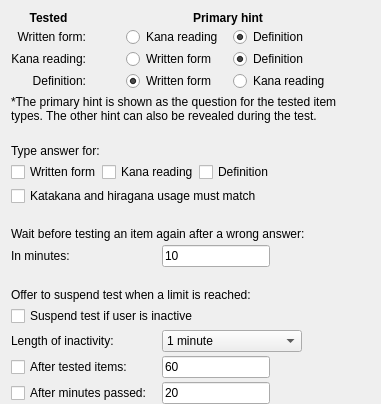
            <widget class="QWidget" name="studyItemPage">
             <property name="sizePolicy">
              <sizepolicy hsizetype="Expanding" vsizetype="Expanding">
               <horstretch>0</horstretch>
               <verstretch>0</verstretch>
              </sizepolicy>
             </property>
             <layout class="QFormLayout" name="formLayout_11">
              <property name="horizontalSpacing">
               <number>10</number>
              </property>
              <property name="verticalSpacing">
               <number>4</number>
              </property>
              <property name="bottomMargin">
               <number>0</number>
              </property>
              <item row="0" column="0" colspan="2">
               <widget class="QWidget" name="widget_7" native="true">
                <layout class="QGridLayout" name="gridLayout">
                 <property name="leftMargin">
                  <number>0</number>
                 </property>
                 <property name="topMargin">
                  <number>0</number>
                 </property>
                 <property name="rightMargin">
                  <number>0</number>
                 </property>
                 <property name="bottomMargin">
                  <number>0</number>
                 </property>
                 <property name="horizontalSpacing">
                  <number>10</number>
                 </property>
                 <property name="verticalSpacing">
                  <number>2</number>
                 </property>
                 <item row="1" column="3">
                  <widget class="QRadioButton" name="kanjiDefRadio">
                   <property name="text">
                    <string>Definition</string>
                   </property>
                   <property name="checked">
                    <bool>true</bool>
                   </property>
                   <attribute name="buttonGroup">
                    <string notr="true">buttonGroup</string>
                   </attribute>
                  </widget>
                 </item>
                 <item row="1" column="2">
                  <widget class="QRadioButton" name="kanjiKanaRadio">
                   <property name="text">
                    <string>Kana reading</string>
                   </property>
                   <attribute name="buttonGroup">
                    <string notr="true">buttonGroup</string>
                   </attribute>
                  </widget>
                 </item>
                 <item row="3" column="2">
                  <widget class="QRadioButton" name="defKanjiRadio">
                   <property name="text">
                    <string>Written form</string>
                   </property>
                   <property name="checked">
                    <bool>true</bool>
                   </property>
                   <attribute name="buttonGroup">
                    <string notr="true">buttonGroup_3</string>
                   </attribute>
                  </widget>
                 </item>
                 <item row="1" column="0">
                  <widget class="QLabel" name="label_86">
                   <property name="text">
                    <string>Written form:</string>
                   </property>
                   <property name="alignment">
                    <set>Qt::AlignRight|Qt::AlignTrailing|Qt::AlignVCenter</set>
                   </property>
                  </widget>
                 </item>
                 <item row="2" column="3">
                  <widget class="QRadioButton" name="kanaDefRadio">
                   <property name="text">
                    <string>Definition</string>
                   </property>
                   <property name="checked">
                    <bool>true</bool>
                   </property>
                   <attribute name="buttonGroup">
                    <string notr="true">buttonGroup_2</string>
                   </attribute>
                  </widget>
                 </item>
                 <item row="2" column="0">
                  <widget class="QLabel" name="label_87">
                   <property name="text">
                    <string>Kana reading:</string>
                   </property>
                   <property name="alignment">
                    <set>Qt::AlignRight|Qt::AlignTrailing|Qt::AlignVCenter</set>
                   </property>
                  </widget>
                 </item>
                 <item row="3" column="0">
                  <widget class="QLabel" name="label_88">
                   <property name="text">
                    <string>Definition:</string>
                   </property>
                   <property name="alignment">
                    <set>Qt::AlignRight|Qt::AlignTrailing|Qt::AlignVCenter</set>
                   </property>
                  </widget>
                 </item>
                 <item row="2" column="4">
                  <spacer name="horizontalSpacer_2">
                   <property name="orientation">
                    <enum>Qt::Horizontal</enum>
                   </property>
                   <property name="sizeHint" stdset="0">
                    <size>
                     <width>40</width>
                     <height>20</height>
                    </size>
                   </property>
                  </spacer>
                 </item>
                 <item row="3" column="3">
                  <widget class="QRadioButton" name="defKanaRadio">
                   <property name="text">
                    <string>Kana reading</string>
                   </property>
                   <attribute name="buttonGroup">
                    <string notr="true">buttonGroup_3</string>
                   </attribute>
                  </widget>
                 </item>
                 <item row="2" column="2">
                  <widget class="QRadioButton" name="kanaKanjiRadio">
                   <property name="text">
                    <string>Written form</string>
                   </property>
                   <attribute name="buttonGroup">
                    <string notr="true">buttonGroup_2</string>
                   </attribute>
                  </widget>
                 </item>
                 <item row="0" column="0">
                  <widget class="QLabel" name="label_38">
                   <property name="font">
                    <font>
                     <weight>75</weight>
                     <bold>true</bold>
                    </font>
                   </property>
                   <property name="text">
                    <string>Tested</string>
                   </property>
                   <property name="alignment">
                    <set>Qt::AlignCenter</set>
                   </property>
                  </widget>
                 </item>
                 <item row="0" column="2" colspan="2">
                  <widget class="QLabel" name="label_41">
                   <property name="font">
                    <font>
                     <weight>75</weight>
                     <bold>true</bold>
                    </font>
                   </property>
                   <property name="text">
                    <string>Primary hint</string>
                   </property>
                   <property name="alignment">
                    <set>Qt::AlignCenter</set>
                   </property>
                  </widget>
                 </item>
                 <item row="2" column="1">
                  <spacer name="horizontalSpacer_3">
                   <property name="orientation">
                    <enum>Qt::Horizontal</enum>
                   </property>
                   <property name="sizeType">
                    <enum>QSizePolicy::Fixed</enum>
                   </property>
                   <property name="sizeHint" stdset="0">
                    <size>
                     <width>30</width>
                     <height>5</height>
                    </size>
                   </property>
                  </spacer>
                 </item>
                </layout>
               </widget>
              </item>
              <item row="1" column="0" colspan="2">
               <widget class="QLabel" name="label_93">
                <property name="text">
                 <string>*The primary hint is shown as the question for the tested item types. The other hint can also be revealed during the test.</string>
                </property>
                <property name="wordWrap">
                 <bool>true</bool>
                </property>
               </widget>
              </item>
              <item row="2" column="1">
               <spacer name="verticalSpacer_23">
                <property name="orientation">
                 <enum>Qt::Vertical</enum>
                </property>
                <property name="sizeType">
                 <enum>QSizePolicy::Fixed</enum>
                </property>
                <property name="sizeHint" stdset="0">
                 <size>
                  <width>20</width>
                  <height>13</height>
                 </size>
                </property>
               </spacer>
              </item>
              <item row="3" column="0" colspan="2">
               <widget class="QLabel" name="label_84">
                <property name="text">
                 <string>Type answer for:</string>
                </property>
               </widget>
              </item>
              <item row="4" column="0" colspan="2">
               <layout class="QHBoxLayout" name="horizontalLayout_13">
                <item>
                 <widget class="QCheckBox" name="typeKanjiBox">
                  <property name="sizePolicy">
                   <sizepolicy hsizetype="Fixed" vsizetype="Fixed">
                    <horstretch>0</horstretch>
                    <verstretch>0</verstretch>
                   </sizepolicy>
                  </property>
                  <property name="toolTip">
                   <string>Show a text field to enter the tested written form</string>
                  </property>
                  <property name="text">
                   <string>Written form</string>
                  </property>
                 </widget>
                </item>
                <item>
                 <widget class="QCheckBox" name="typeKanaBox">
                  <property name="sizePolicy">
                   <sizepolicy hsizetype="Fixed" vsizetype="Fixed">
                    <horstretch>0</horstretch>
                    <verstretch>0</verstretch>
                   </sizepolicy>
                  </property>
                  <property name="toolTip">
                   <string>Show a text field to enter the tested kana reading</string>
                  </property>
                  <property name="text">
                   <string>Kana reading</string>
                  </property>
                 </widget>
                </item>
                <item>
                 <widget class="QCheckBox" name="typeDefBox">
                  <property name="sizePolicy">
                   <sizepolicy hsizetype="Fixed" vsizetype="Fixed">
                    <horstretch>0</horstretch>
                    <verstretch>0</verstretch>
                   </sizepolicy>
                  </property>
                  <property name="toolTip">
                   <string>Show a text field to enter the tested definition</string>
                  </property>
                  <property name="text">
                   <string>Definition</string>
                  </property>
                 </widget>
                </item>
                <item>
                 <spacer name="horizontalSpacer">
                  <property name="orientation">
                   <enum>Qt::Horizontal</enum>
                  </property>
                  <property name="sizeHint" stdset="0">
                   <size>
                    <width>40</width>
                    <height>20</height>
                   </size>
                  </property>
                 </spacer>
                </item>
               </layout>
              </item>
              <item row="5" column="0" colspan="2">
               <widget class="QCheckBox" name="studyMatchKanaBox">
                <property name="sizePolicy">
                 <sizepolicy hsizetype="Fixed" vsizetype="Fixed">
                  <horstretch>0</horstretch>
                  <verstretch>0</verstretch>
                 </sizepolicy>
                </property>
                <property name="toolTip">
                 <string>Only show word as correctly answered when the answer was entered with the correct kana</string>
                </property>
                <property name="text">
                 <string>Katakana and hiragana usage must match</string>
                </property>
               </widget>
              </item>
              <item row="6" column="1">
               <spacer name="verticalSpacer_27">
                <property name="orientation">
                 <enum>Qt::Vertical</enum>
                </property>
                <property name="sizeType">
                 <enum>QSizePolicy::Fixed</enum>
                </property>
                <property name="sizeHint" stdset="0">
                 <size>
                  <width>20</width>
                  <height>13</height>
                 </size>
                </property>
               </spacer>
              </item>
              <item row="7" column="0" colspan="2">
               <widget class="QLabel" name="label_82">
                <property name="text">
                 <string>Wait before testing an item again after a wrong answer:</string>
                </property>
               </widget>
              </item>
              <item row="8" column="0">
               <widget class="QLabel" name="label_83">
                <property name="text">
                 <string>In minutes:</string>
                </property>
               </widget>
              </item>
              <item row="8" column="1">
               <widget class="ZLineEdit" name="studyWaitEdit">
                <property name="sizePolicy">
                 <sizepolicy hsizetype="Fixed" vsizetype="Fixed">
                  <horstretch>0</horstretch>
                  <verstretch>0</verstretch>
                 </sizepolicy>
                </property>
                <property name="text">
                 <string notr="true">10</string>
                </property>
               </widget>
              </item>
              <item row="9" column="1">
               <spacer name="verticalSpacer_21">
                <property name="orientation">
                 <enum>Qt::Vertical</enum>
                </property>
                <property name="sizeType">
                 <enum>QSizePolicy::Fixed</enum>
                </property>
                <property name="sizeHint" stdset="0">
                 <size>
                  <width>20</width>
                  <height>13</height>
                 </size>
                </property>
               </spacer>
              </item>
              <item row="10" column="0" colspan="2">
               <widget class="QLabel" name="label_92">
                <property name="text">
                 <string>Offer to suspend test when a limit is reached:</string>
                </property>
               </widget>
              </item>
              <item row="11" column="0" colspan="2">
               <widget class="QCheckBox" name="studySuspendBox">
                <property name="sizePolicy">
                 <sizepolicy hsizetype="Fixed" vsizetype="Fixed">
                  <horstretch>0</horstretch>
                  <verstretch>0</verstretch>
                 </sizepolicy>
                </property>
                <property name="text">
                 <string>Suspend test if user is inactive</string>
                </property>
               </widget>
              </item>
              <item row="12" column="0">
               <widget class="QLabel" name="label_90">
                <property name="text">
                 <string>Length of inactivity:</string>
                </property>
               </widget>
              </item>
              <item row="12" column="1">
               <widget class="QComboBox" name="studySuspendCBox">
                <property name="sizePolicy">
                 <sizepolicy hsizetype="Fixed" vsizetype="Fixed">
                  <horstretch>0</horstretch>
                  <verstretch>0</verstretch>
                 </sizepolicy>
                </property>
                <item>
                 <property name="text">
                  <string>1 minute</string>
                 </property>
                </item>
                <item>
                 <property name="text">
                  <string>1 and a half minutes</string>
                 </property>
                </item>
                <item>
                 <property name="text">
                  <string>2 minutes</string>
                 </property>
                </item>
                <item>
                 <property name="text">
                  <string>3 minutes</string>
                 </property>
                </item>
                <item>
                 <property name="text">
                  <string>5 minutes</string>
                 </property>
                </item>
               </widget>
              </item>
              <item row="14" column="0">
               <widget class="QCheckBox" name="suspendItemsBox">
                <property name="sizePolicy">
                 <sizepolicy hsizetype="Fixed" vsizetype="Preferred">
                  <horstretch>0</horstretch>
                  <verstretch>0</verstretch>
                 </sizepolicy>
                </property>
                <property name="toolTip">
                 <string>Suspend test if a number of items have been answered already</string>
                </property>
                <property name="text">
                 <string>After tested items:</string>
                </property>
               </widget>
              </item>
              <item row="14" column="1">
               <widget class="ZLineEdit" name="suspendItemsEdit">
                <property name="sizePolicy">
                 <sizepolicy hsizetype="Fixed" vsizetype="Fixed">
                  <horstretch>0</horstretch>
                  <verstretch>0</verstretch>
                 </sizepolicy>
                </property>
                <property name="toolTip">
                 <string>Suspend test after this number of items</string>
                </property>
                <property name="text">
                 <string notr="true">60</string>
                </property>
               </widget>
              </item>
              <item row="15" column="0">
               <widget class="QCheckBox" name="suspendTimeBox">
                <property name="sizePolicy">
                 <sizepolicy hsizetype="Fixed" vsizetype="Preferred">
                  <horstretch>0</horstretch>
                  <verstretch>0</verstretch>
                 </sizepolicy>
                </property>
                <property name="toolTip">
                 <string>Suspend test if a number of minutes have passed after studying started</string>
                </property>
                <property name="text">
                 <string>After minutes passed:</string>
                </property>
               </widget>
              </item>
              <item row="15" column="1">
               <widget class="ZLineEdit" name="suspendTimeEdit">
                <property name="sizePolicy">
                 <sizepolicy hsizetype="Fixed" vsizetype="Fixed">
                  <horstretch>0</horstretch>
                  <verstretch>0</verstretch>
                 </sizepolicy>
                </property>
                <property name="toolTip">
                 <string>Suspend test after this number of minutes</string>
                </property>
                <property name="text">
                 <string notr="true">20</string>
                </property>
               </widget>
              </item>
             </layout>
            </widget>
